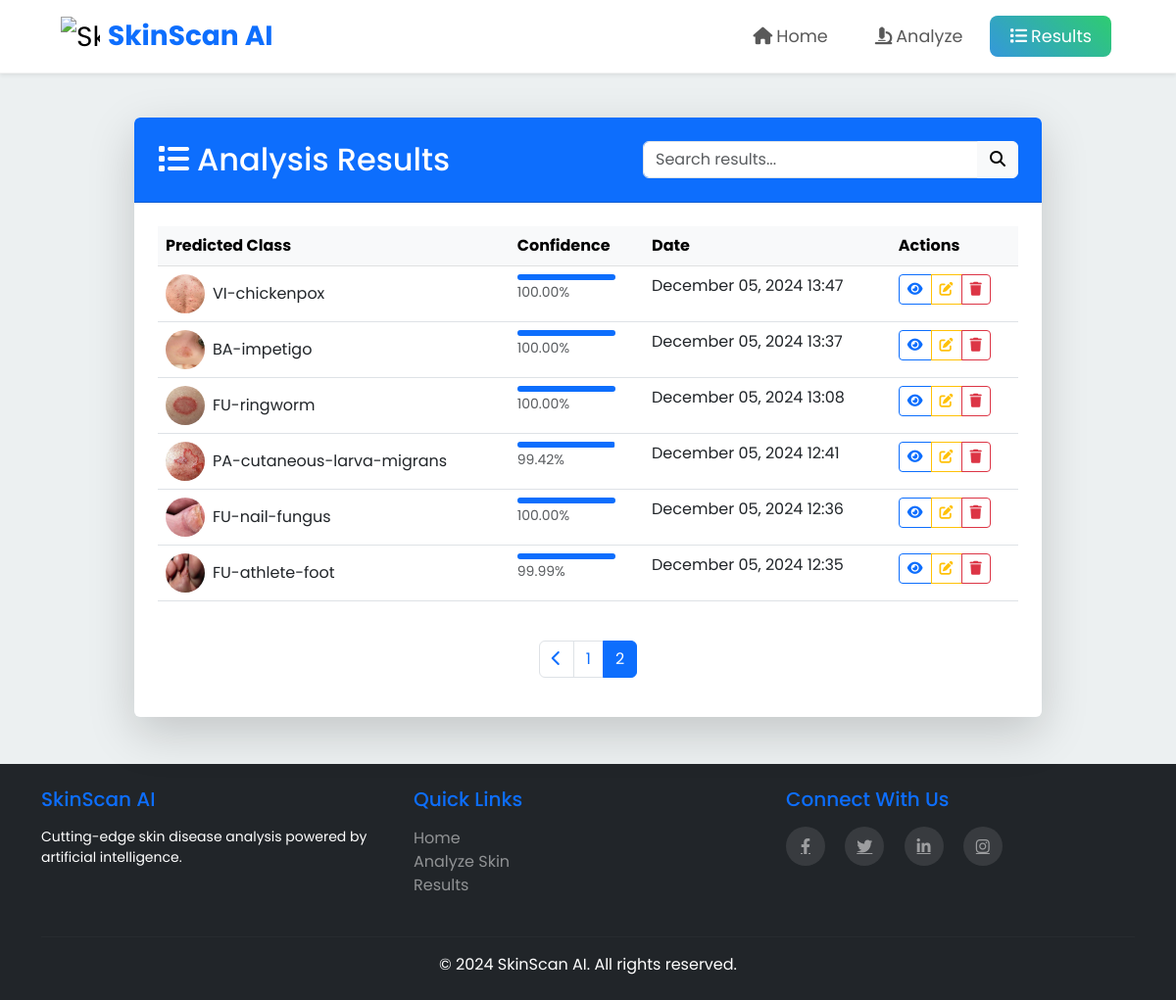
Page /predictions/results/?page=2 on the committed database.
### predictions/models.py (models this page shows, shortened)
class PredictionResult(models.Model):
    image = models.ImageField(upload_to='media/analyzed_images/')
    predicted_class = models.CharField(max_length=100)
    confidence = models.FloatField()
    created_at = models.DateTimeField(auto_now_add=True)
    diagnosis = models.TextField(default="No diagnosis available")  # Add default here
    treatment = models.TextField(default="No treatment available")

### predictions/views.py (the view)
# urls.py: path('results/', views.result_list, name='result_list'),
def result_list(request):
    search_query = request.GET.get('search', '')
    results = PredictionResult.objects.all().order_by('-created_at')
    if search_query:
        results = results.filter(Q(predicted_class__icontains=search_query))
    paginator = Paginator(results, 10)  # Show 10 results per page
    page = request.GET.get('page')
    try:
        results = paginator.page(page)
    except PageNotAnInteger:
        results = paginator.page(1)
    except EmptyPage:
        results = paginator.page(paginator.num_pages)
    return render(request, 'predictions/result_list.html', {'results': results})

### predictions/templates/predictions/result_list.html (shortened to what this page needs)
{% extends 'predictions/base.html' %}
{% load static %}
{% block content %}
<div class="container py-5">
    <div class="row justify-content-center">
        <div class="col-lg-10">
            <div class="card shadow-lg border-0 rounded-lg overflow-hidden" data-aos="fade-up">
                <div class="card-header bg-primary text-white p-4">
                    <div class="d-flex justify-content-between align-items-center">
                        <h2 class="mb-0">
                            <i class="fas fa-list me-2"></i>Analysis Results
                        </h2>
                        <div class="d-flex gap-2">
                            <div class="input-group">
                                <input type="text" id="searchInput" class="form-control" placeholder="Search results...">
                                <button class="btn btn-light" type="button">
                                    <i class="fas fa-search"></i>
                                </button>
                            </div>
                        </div>
                    </div>
                </div>
                <div class="card-body p-4">
                    <div class="table-responsive">
                        <table class="table table-hover" id="resultsTable">
                            <thead class="table-light">
                                <tr>
                                    <th>Predicted Class</th>
                                    <th>Confidence</th>
                                    <th>Date</th>
                                    <th>Actions</th>
                                </tr>
                            </thead>
                            <tbody>
                                {% for result in results %}
                                <tr>
                                    <td>
                                        <div class="d-flex align-items-center">
                                            {% if result.image %}
                                                <img src="{{ result.image.url }}" alt="" class="rounded-circle me-2" style="width: 40px; height: 40px; object-fit: cover;">
                                            {% else %}
                                                <div class="rounded-circle bg-light me-2" style="width: 40px; height: 40px;"></div>
                                            {% endif %}
                                            {{ result.predicted_class }}
                                        </div>
                                    </td>
                                    <td>
                                        <div class="progress" style="height: 6px; width: 100px;">
                                            <div class="progress-bar bg-primary" role="progressbar" style="width: {{ result.confidence }}%"></div>
                                        </div>
                                        <small class="text-muted">{{ result.confidence|floatformat:2 }}%</small>
                                    </td>
                                    <td>{{ result.created_at|date:"F d, Y H:i" }}</td>
                                    <td>
                                        <div class="btn-group">
                                            <a href="{% url 'result_detail' result.pk %}" class="btn btn-sm btn-outline-primary">
                                                <i class="fas fa-eye"></i>
                                            </a>
                                            <a href="{% url 'result_edit' result.pk %}" class="btn btn-sm btn-outline-warning">
                                                <i class="fas fa-edit"></i>
                                            </a>
                                            <a href="{% url 'result_delete' result.pk %}" class="btn btn-sm btn-outline-danger">
                                                <i class="fas fa-trash"></i>
                                            </a>
                                        </div>
                                    </td>
                                </tr>
                                {% endfor %}
                            </tbody>
                        </table>
                    </div>
                    {% if results.has_other_pages %}
                    <nav aria-label="Results pagination" class="mt-4">
                        <ul class="pagination justify-content-center">
                            {% if results.has_previous %}
                            <li class="page-item">
                                <a class="page-link" href="?page={{ results.previous_page_number }}">
                                    <i class="fas fa-chevron-left"></i>
                                </a>
                            </li>
                            {% endif %}
                            {% for num in results.paginator.page_range %}
                                {% if results.number == num %}
                                <li class="page-item active">
                                    <span class="page-link">{{ num }}</span>
                                </li>
                                {% else %}
                                <li class="page-item">
                                    <a class="page-link" href="?page={{ num }}">{{ num }}</a>
                                </li>
                                {% endif %}
                            {% endfor %}
                        </ul>
                    </nav>
                    {% endif %}
                </div>
            </div>
        </div>
    </div>
</div>
{% endblock %}

### predictions/static/css/style.css (style rules this page uses)
:root { --primary-gradient-start: #3498db; --primary-gradient-end: #2ecc71; --accent: #e74c3c; --dark: #2c3e50; --light: #ecf0f1; --white: #ffffff; --text-primary: #2c3e50; --text-secondary: #7f8c8d; --success: #27ae60; --warning: #f1c40f; --danger: #c0392b; }
body { font-family: 'Poppins', sans-serif; color: var(--text-primary); background-color: var(--light); }

### rows in the picture
PredictionResult: image (picture), predicted_class "VI-chickenpox", confidence "100.00", created_at "December 05, 2024 13:47"
PredictionResult: image (picture), predicted_class "BA-impetigo", confidence "100.00", created_at "December 05, 2024 13:37"
PredictionResult: image (picture), predicted_class "FU-ringworm", confidence "100.00", created_at "December 05, 2024 13:08"
PredictionResult: image (picture), predicted_class "PA-cutaneous-larva-migrans", confidence "99.42", created_at "December 05, 2024 12:41"
PredictionResult: image (picture), predicted_class "FU-nail-fungus", confidence "100.00", created_at "December 05, 2024 12:36"
PredictionResult: image (picture), predicted_class "FU-athlete-foot", confidence "99.99", created_at "December 05, 2024 12:35"

### other values in the picture
{{ num }} "1"
{{ num }} "2"
